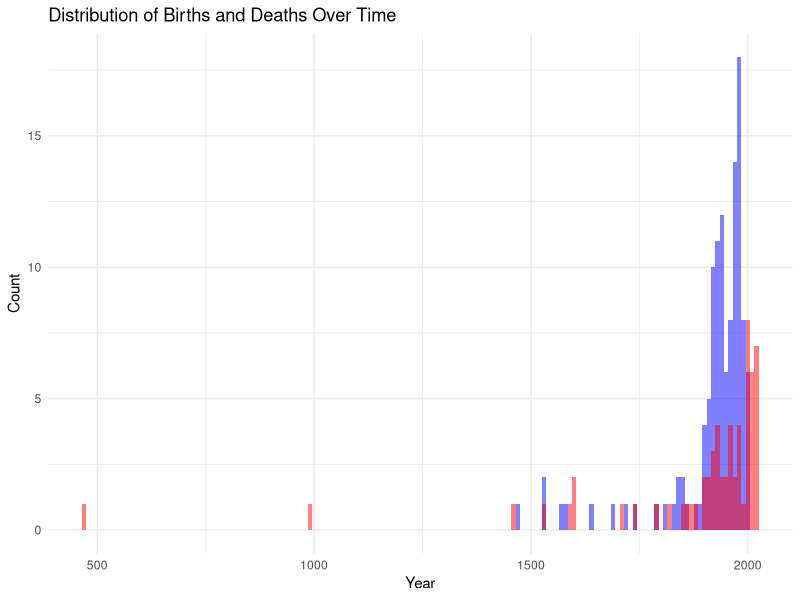

The R source for this figure: (Note: this script raises an error after producing the figure.)
## ---- chunk 1
knitr::opts_chunk$set(echo = TRUE)
## ---- chunk 2
library(ggplot2)
library(dplyr)
library(readr)
library(reshape2)
## ---- chunk 3
births <- read_csv("births.csv")
deaths <- read_csv("deaths.csv")
events <- read_csv("events.csv")
## ---- chunk 4
head(births)
head(deaths)
head(events)
## ---- chunk 5
# time series to see the births and deaths over time

ggplot() +
  geom_histogram(data = births, aes(x = year_birth), fill = "blue", alpha = 0.5, binwidth = 10) +
  geom_histogram(data = deaths, aes(x = year_death), fill = "red", alpha = 0.5, binwidth = 10) +
  labs(title = "Distribution of Births and Deaths Over Time",
       x = "Year",
       y = "Count") +
  theme_minimal()
## ---- chunk 6
# Compute correlations
correlation_data <- combined_data %>%
  select(-decade) %>%
  na.omit()

# Melt the correlation matrix
cor_melt <- melt(cor_matrix)

# Plot the heatmap with correlation values
ggplot(cor_melt, aes(Var1, Var2, fill = value)) +
  geom_tile(color = "white") +
  scale_fill_gradient2(low = "blue", high = "red", mid = "white", midpoint = 0) +
  geom_text(aes(label = sprintf("%.2f", value)), color = "black", size = 4) + # Add correlation values
  labs(title = "Heatmap of Correlations",
       x = "Variables",
       y = "Variables",
       fill = "Correlation") +
  theme_minimal()

## ---- chunk 7
# Add a century column to the events data
events <- events %>% mutate(century = (year %/% 100 + 1))

# Count events by century
events_by_century <- events %>%
  group_by(century) %>%
  summarise(event_count = n())

# Plot events by century
ggplot(events_by_century, aes(x = as.factor(century), y = event_count)) +
  geom_bar(stat = "identity", fill = "green") +
  labs(title = "Number of Events by Century",
       x = "Century",
       y = "Event Count") +
  theme_minimal() +
  theme(axis.text.x = element_text(angle = 45, hjust = 1))
